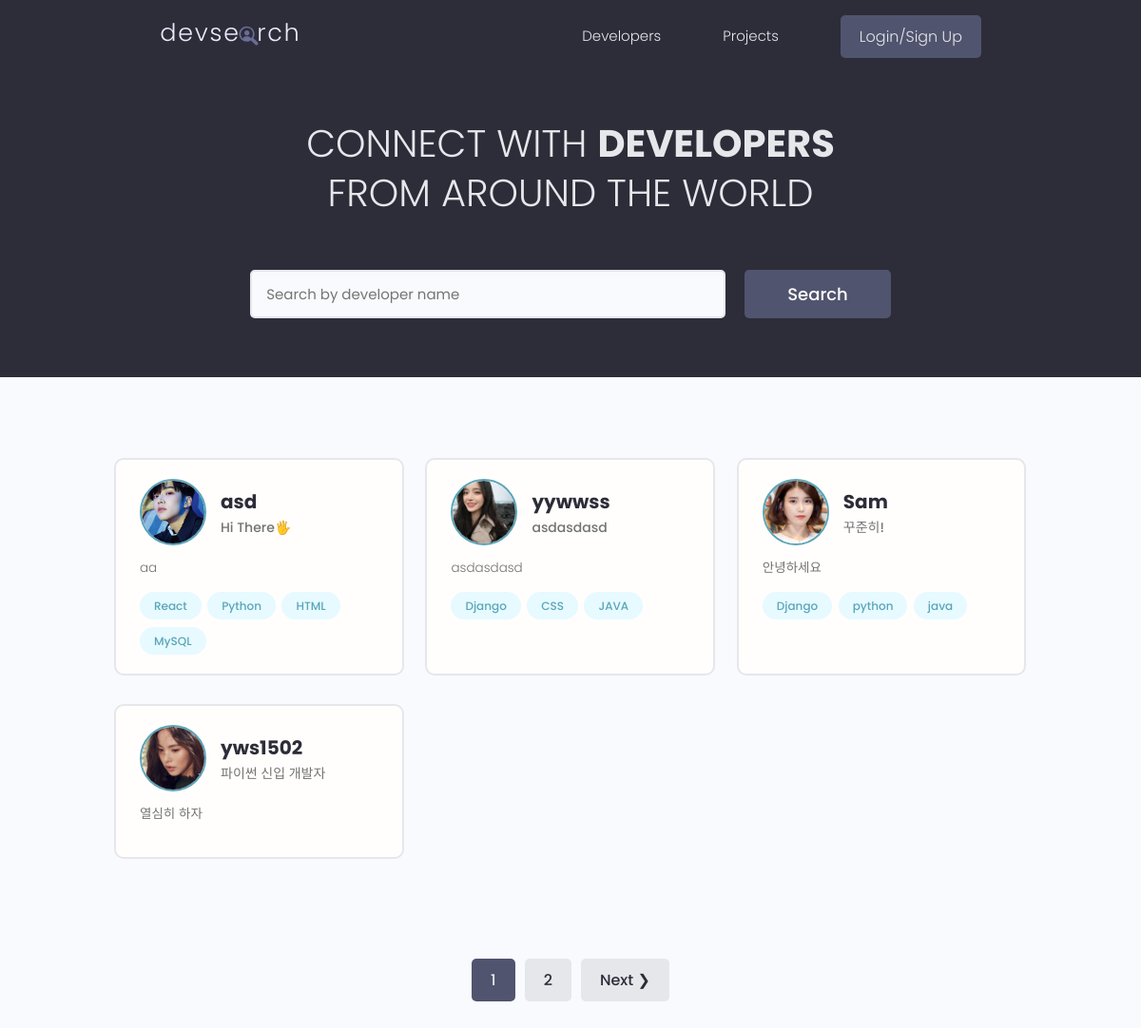
Before: / with the older database file.
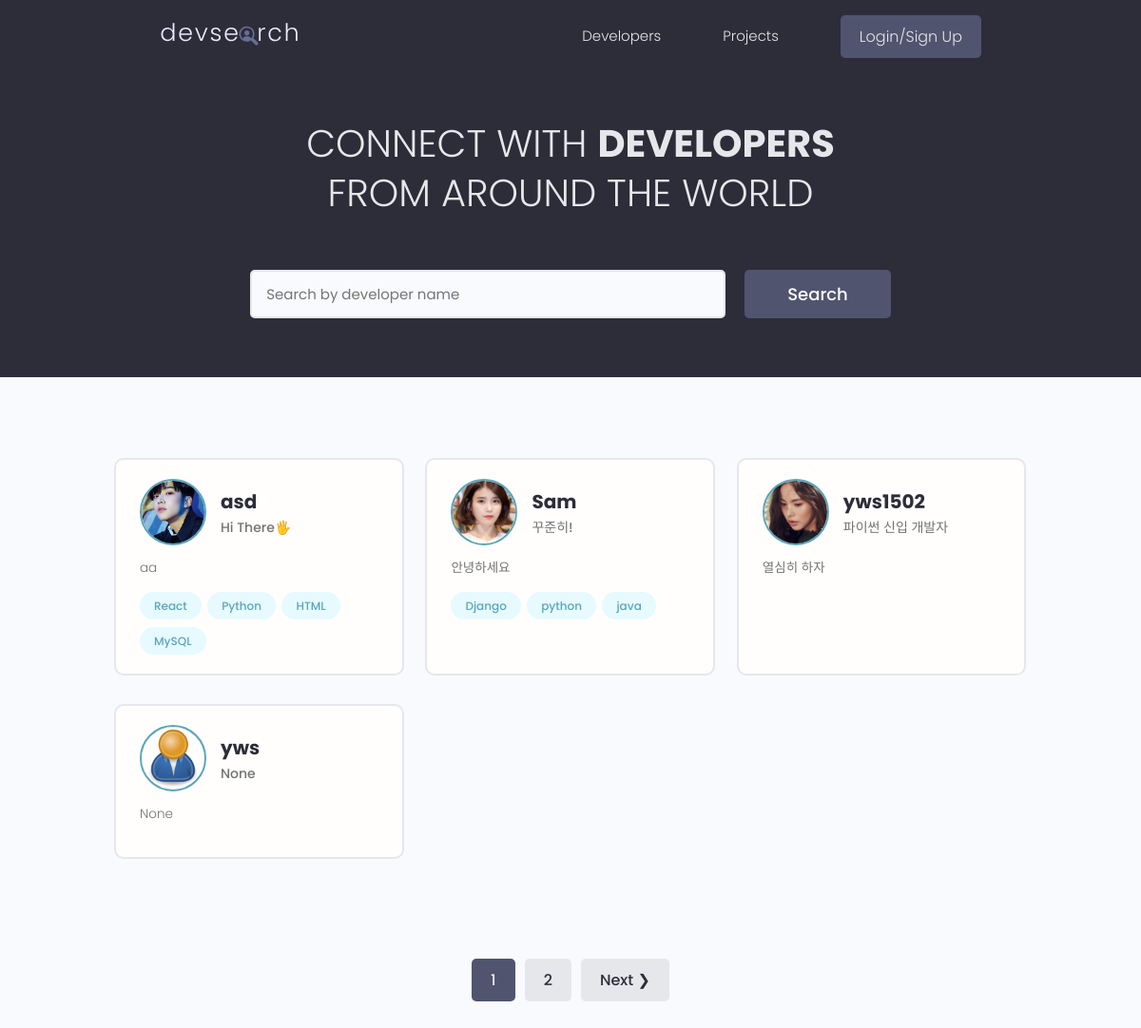
After: the same page with the newer database file.
### users/models.py (models this page shows, shortened)
class Profile(models.Model):
    user = models.OneToOneField(User, on_delete=models.CASCADE, null=True, blank=True)
    name = models.CharField(max_length=200, null=True, blank=True)
    email = models.EmailField(max_length=500, null=True, blank=True)
    username = models.CharField(max_length=200, null=True, blank=True)
    location = models.CharField(max_length=200, null=True, blank=True)
    short_intro = models.CharField(max_length=200, null=True, blank=True)
    bio = models.TextField(null=True, blank=True)
    profile_image = models.ImageField(
        null=True, blank=True, upload_to='profiles/', default='profiles/user-default.png')
    social_github = models.CharField(max_length=200, null=True, blank=True)
    social_twitter = models.CharField(max_length=200, null=True, blank=True)
    social_linkein = models.CharField(max_length=200, null=True, blank=True)
    social_youtube = models.CharField(max_length=200, null=True, blank=True)
    social_website = models.CharField(max_length=200, null=True, blank=True)
    created = models.DateTimeField(auto_now_add=True)
    id = models.UUIDField(default=uuid4, unique=True, primary_key=True, editable=False)
    class Meta:
        ordering = ['created']
    @property
    def imageURL(self):
        try:
            url = self.profile_image.url
        except:
            url = ''
        return url

class Skill(models.Model):
    owner = models.ForeignKey(Profile, on_delete=models.CASCADE, null=True, blank=True)
    name = models.CharField(max_length=200, null=True, blank=True)
    description = models.TextField(null=True, blank=True)
    created = models.DateTimeField(auto_now_add=True)
    id = models.UUIDField(default=uuid4, unique=True, primary_key=True, editable=False)
    def __str__(self):
        return str(self.name)

### users/views.py (the view)
# urls.py: path('', profiles, name='profiles'),
def profiles(request):
    profiles, search_query = search_profile(request)
    custom_range, profiles = paginator_profile(request, profiles, 4)
    context = {
        'profiles':profiles,
        'search_query':search_query,
        'custom_range':custom_range,
    }
    return render(request, 'users/profiles.html', context)

### users/utils.py (called while the page is built)
def paginator_profile(request, profiles, results):
    page = request.GET.get('page')
    paginator = Paginator(profiles, results)
    try:
        profiles = paginator.page(page)
    except PageNotAnInteger:
        page = 1
        profiles = paginator.page(page)
    except EmptyPage:
        page = paginator.num_pages
        profiles = paginator.page(page)
    left_idx = (int(page) - 4)
    if left_idx < 1:
        left_idx = 1
    right_idx = (int(page) + 5)
    if right_idx > paginator.num_pages + 1:
        right_idx = paginator.num_pages + 1
    custom_range = range(left_idx, right_idx)
    return custom_range, profiles

def search_profile(request):
    search_query = ''
    if request.GET.get('search_query'):
        search_query = request.GET.get('search_query')
    skills = Skill.objects.filter(name__icontains=search_query)
    profiles = Profile.objects.distinct().filter(
        Q(name__icontains=search_query) |
        Q(short_intro__icontains=search_query) |
        Q(skill__in=skills)
    )
    return profiles, search_query

### users/templates/users/profiles.html (shortened to what this page needs)
{% extends 'main.html' %}
{% block content %}
<main class="home">
    <section class="hero-section text-center">
        <div class="container container--narrow">
            <div class="hero-section__box">
                <h2>CONNECT WITH <span>DEVELOPERS</span></h2>
                <h2>FROM AROUND THE WORLD</h2>
            </div>
            <div class="hero-section__search">
                <form id="searchForm" class="form" action="{% url 'profiles' %}" method="get">
                    <div class="form__field">
                        <input class="input input--text" id="formInput#search" type="text" name="search_query"
                            value='{{search_query}}'  placeholder="Search by developer name" />
                    </div>
                    <input class="btn btn--sub btn--lg" type="submit" value="Search" />
                </form>
            </div>
        </div>
    </section>
    <section class="devlist">
        <div class="container">
            <div class="grid grid--three">
                {% for profile in profiles %}
                <div class="column card">
                    <div class="dev">
                        <a href="{% url 'user-profile' pk=profile.id %}" class="card__body">
                            <div class="dev__profile">
                                <img class="avatar avatar--md" src="{{profile.imageURL}}" alt="image" />
                                <div class="dev__meta">
                                    <h3>{{profile.name}}</h3>
                                    <h5>{{profile.short_intro|slice:"60"}}</h5>
                                </div>
                            </div>
                            <p class="dev__info">{{profile.bio|slice:"150"}}</p>
                            <div class="dev__skills">
                                {% for skill in profile.skill_set.all|slice:"5" %}
                                <span class="tag tag--pill tag--main">
                                    <small>{{skill}}</small>
                                </span>
                                {% endfor %}
                            </div>
                        </a>
                    </div>
                </div>
                {% endfor %}
            </div>
        </div>
    </section>
    {% include 'pagination.html' with queryset=profiles custom_range=custom_range %}
</main>
{% endblock %}

Changed rows visible on the page:
removed Profile: imageURL (picture), name "yywwss", short_intro "asdasdasd", bio "asdasdasd"
removed Skill: name "Django", shown under "yywwss"
removed Skill: name "CSS", shown under "yywwss"
removed Skill: name "JAVA", shown under "yywwss"
now on this page (row unchanged): Profile: imageURL (placeholder picture), name "yws", short_intro "None", bio "None"
